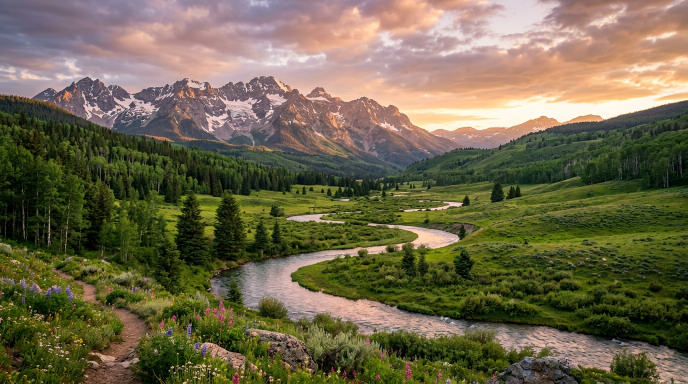
#> input picture screenshots/cover_art.png, 1376 x 768 px (shown at 1/2 size)
$ python demo.py
#> lines starting #> are read from the running program, lines starting #| are printed output that depends on the picture
### stegonexus/core/text_hiding.py
"""
Module 04 - Text Hiding: LSB with Key (Python implementation)
=============================================================
Required operations:
  Hiding/Encoding    : Cover Text + Secret Message + Key
                       -> LSB Encoding -> Stego Text
  Extraction/Decoding: Stego Text + Key
                       -> LSB Decoding -> Original Secret Message

Design (classic text-LSB, key-controlled):
  1. The secret message is XOR-encrypted with a keystream derived from the
     Key (PBKDF2-HMAC-SHA256) and length-prefixed with a format MAGIC.
  2. Bits are hidden in the Least Significant Bit of eligible Unicode
     code-points of the cover text (shift=0), or in the second-to-last bit
     (shift=1, survives ASCII-only printers).
  3. The Key also drives a deterministic permutation (Fisher-Yates seeded
     from the derived key) of the carrier positions: without the key the
     LSB stream is a pseudo-random sequence and cannot be reassembled.

Security note: teaching implementation of the classic Text-LSB method.
"""

from __future__ import annotations

import hashlib
import random as _random
from typing import List, Tuple

MAX_SECRET_BYTES = 4096
MAGIC = b"SNX1"                       # StegoNexus v1 text stego marker
_SURROGATE_LO, _SURROGATE_HI = 0xD800, 0xDFFF


# ----------------------------------------------------------------------- #
# Key derivation + stream cipher
# ----------------------------------------------------------------------- #
def derive_key(key: str, salt: bytes = b"StegoNexus-TextLSB", iterations: int = 100_000,
               length: int = 64) -> bytes:
    """PBKDF2-HMAC-SHA256 keystream derived from the user's Key."""
    return hashlib.pbkdf2_hmac("sha256", key.encode("utf-8"), salt, iterations, dklen=length)


def xor_crypt(data: bytes, keystream: bytes) -> bytes:
    """XOR a buffer with the (repeating) keystream."""
    if not keystream:
        return data
    return bytes(b ^ keystream[i % len(keystream)] for i, b in enumerate(data))


# ----------------------------------------------------------------------- #
# Bit helpers
# ----------------------------------------------------------------------- #
def bytes_to_bits(data: bytes) -> List[int]:
    return [(b >> shift) & 1 for b in data for shift in range(7, -1, -1)]


def bits_to_bytes(bits: List[int]) -> bytes:
    out = bytearray()
    for i in range(0, len(bits) - 7, 8):
        byte = 0
        for b in bits[i:i + 8]:
            byte = (byte << 1) | b
        out.append(byte)
    return bytes(out)


# ----------------------------------------------------------------------- #
# Carrier eligibility (must be identical in encode and decode)
# ----------------------------------------------------------------------- #
def _carrier_indices(text: str, shift: int) -> List[int]:
    """
    Character positions that are safe to touch:
      - code point >= 0x20 (printable / no C0 controls)
      - not DEL (0x7F)
      - not a UTF-16 surrogate
      - flipping the bit at `shift` keeps the code point inside a printable
        band (>= 0x20).
    """
    idx: List[int] = []
    for i, ch in enumerate(text):
        code = ord(ch)
        if code < 0x20 or code == 0x7F:
            continue
        if _SURROGATE_LO <= code <= _SURROGATE_HI:
            continue
        flipped = (code & ~(1 << shift)) | ((code >> shift) & 1 ^ 1) << shift
        # ensure resulting plane does not fall below the printable band
        if flipped < 0x20 and flipped != code:
            continue
        idx.append(i)
    return idx


def _permutation_indices(n: int, seed: bytes) -> List[int]:
    """Deterministic permutation of n carrier positions (seeded by the key)."""
    rng = _random.Random(seed)
    idx = list(range(n))
    for i in range(n - 1, 0, -1):
        j = rng.randint(0, i)
        idx[i], idx[j] = idx[j], idx[i]
    return idx


# ----------------------------------------------------------------------- #
# Encoding / decoding
# ----------------------------------------------------------------------- #
def encode(cover_text: str, secret_message: str, key: str,
           shift: int = 0) -> Tuple[str, dict]:
    """Cover Text + Secret Message + Key -> LSB Encoding -> Stego Text."""
    if not cover_text:
        raise ValueError("Cover text must not be empty")
    secret = secret_message.encode("utf-8")
    if len(secret) > MAX_SECRET_BYTES:
        raise ValueError(f"Secret message too large (max {MAX_SECRET_BYTES} bytes)")
    if not key:
        raise ValueError("A Key is required (hiding without a key is not permitted)")

    ks = derive_key(key)
    payload = MAGIC + len(secret).to_bytes(4, "big") + xor_crypt(secret, ks)
    bits = bytes_to_bits(payload)

    carriers = _carrier_indices(cover_text, shift)
    if len(carriers) < len(bits):
        raise ValueError(
            f"Cover text too short: need {len(bits)} bits, cover provides "
            f"{len(carriers)} usable characters")
    order = _permutation_indices(len(carriers), ks[:16])

    chars = list(cover_text)
    for bit_pos, carrier_pos in enumerate(order[:len(bits)]):
        pos = carriers[carrier_pos]
        code = ord(chars[pos])
        chars[pos] = chr((code & ~(1 << shift)) | (bits[bit_pos] << shift))

    meta = {
        "method": "Text LSB (LSB of Unicode code points) + keyed permutation",
        "key_derivation": "PBKDF2-HMAC-SHA256 (100000 iters, 64-byte keystream)",
        "cipher": "XOR keystream, then LSB embedding",
        "payload_bits": len(bits),
        "payload_bytes": len(payload),
        "secret_bytes": len(secret),
        "cover_chars": len(cover_text),
        "used_carriers": len(carriers),
        "shift": shift,
    }
    return "".join(chars), meta


def decode(stego_text: str, key: str, shift: int = 0) -> Tuple[str, dict]:
    """Stego Text + Key -> LSB Decoding -> Original Secret Message."""
    if not key:
        raise ValueError("A Key is required to extract the hidden message")
    if not stego_text:
        raise ValueError("Stego text must not be empty")

    ks = derive_key(key)
    carriers = _carrier_indices(stego_text, shift)
    order = _permutation_indices(len(carriers), ks[:16])

    # phase 1: read magic + 4-byte length (64 bits) using the keyed order
    first_bits: List[int] = []
    for carrier_pos in order:
        if len(first_bits) >= 64:
            break
        pos = carriers[carrier_pos]
        first_bits.append((ord(stego_text[pos]) >> shift) & 1)
    header = bits_to_bytes(first_bits)
    if len(header) < 8 or header[:4] != MAGIC:
        raise ValueError(
            "No StegoNexus payload found. Wrong Key, wrong text, or the "
            "text was re-encoded (line breaks / HTML) after hiding.")
    total = 8 + int.from_bytes(header[4:8], "big")

    # phase 2: read the remaining (total*8 - 64) bits
    rest_bits: List[int] = []
    for carrier_pos in order[64:]:
        if len(rest_bits) >= total * 8 - 64:
            break
        pos = carriers[carrier_pos]
        rest_bits.append((ord(stego_text[pos]) >> shift) & 1)

    raw = bits_to_bytes(first_bits + rest_bits)
    secret = xor_crypt(raw[8:total], ks)
    meta = {
        "method": "Text LSB extraction (keyed permutation)",
        "recovered_bytes": len(secret),
        "magic_valid": True,
    }
    return secret.decode("utf-8", errors="replace"), meta


def encode_to_text(cover_text: str, secret_message: str, key: str) -> str:
    stego, _ = encode(cover_text, secret_message, key)
    return stego


def decode_from_text(stego_text: str, key: str) -> str:
    plain, _ = decode(stego_text, key)
    return plain


__all__ = ["encode", "decode", "encode_to_text", "decode_from_text",
           "derive_key", "xor_crypt", "bytes_to_bits", "bits_to_bytes",
           "MAX_SECRET_BYTES", "MAGIC"]

### stegonexus/core/hashing.py
"""
Module 03 - Hashing & Integrity
===============================
Required: MD5, SHA-1, SHA-256, SHA-512.
Provides hash computation for files and buffers, dual-file comparison,
integrity manifests and the report-friendly output used by the Dashboard.
"""

from __future__ import annotations

import hashlib
import json
import os
from dataclasses import dataclass, field
from typing import Callable, Dict, List, Optional

ALGORITHMS: Dict[str, Callable[[bytes], "hashlib._Hash"]] = {
    "MD5": hashlib.md5,
    "SHA-1": hashlib.sha1,
    "SHA-256": hashlib.sha256,
    "SHA-512": hashlib.sha512,
}

CHUNK = 1024 * 1024  # 1 MiB


@dataclass
class HashResult:
    """Result of hashing one file (or a buffer)."""

    target: str                 # file path or "<buffer>"
    algorithm: str
    digest: str
    size_bytes: int = 0
    elapsed_s: float = 0.0

    # [8 lines left out: function to_dict, not called in this run]

    def __str__(self) -> str:
        return f"{self.algorithm:<7} {self.digest}  {self.target}"


# [9 lines left out: function hash_buffer, not called in this run]


def hash_file(path: str, algorithms: Optional[List[str]] = None) -> List[HashResult]:
    """Hash a file with the requested algorithms (streamed, low memory)."""
    names = algorithms or list(ALGORITHMS)
    results: List[HashResult] = []
    size = os.path.getsize(path)
    for name in names:
        if name not in ALGORITHMS:
            raise ValueError(f"Unsupported algorithm: {name}")
        h = ALGORITHMS[name]()
        with open(path, "rb") as f:
            while True:
                block = f.read(CHUNK)
                if not block:
                    break
                h.update(block)
        results.append(HashResult(target=path, algorithm=name, digest=h.hexdigest(), size_bytes=size))
    return results


# [59 lines left out: functions compare_files, generate_manifest, verify_manifest, not called in this run]

### stegonexus/core/image_stego.py
"""
Module 05b - Image Hiding: CyberHide-style AES-LSB (pure Python)
================================================================
Implements the same contract as the Steghide module (embed / extract /
info) in pure Python, so StegoNexus keeps working even when `steghide`
is not installed on the host (it is the Kali fallback module).

Method (CyberHide-style):
  * Secret file is encrypted with AES-256-CBC (PyCryptodome) using a key
    derived from the password (PBKDF2-HMAC-SHA256, 100k iterations).
  * A small authenticated header (MAGIC + IV + length + HMAC) is added.
  * Bits of the payload are *permuted* by a keyed PRNG (seeded from the
    derived key) and hidden in the Least Significant Bits of the RGB(A)
    channels of a lossless image (PNG / BMP / TIFF).

  Hiding    : Image + Secret File + Password -> Stego Image (PNG)
  Extraction: Stego Image + Password -> Original Secret File
  Forensics : probe() detects the SnexyMagIC marker without the password.
"""

from __future__ import annotations

import hashlib
import hmac
import io
import os
import random as _random
from typing import List, Optional, Tuple

from PIL import Image

try:  # AES hardware/software encryption
    from Crypto.Cipher import AES
    from Crypto.Util.Padding import pad, unpad
    _HAVE_CRYPTO = True
except Exception:  # pragma: no cover - fallback path
    _HAVE_CRYPTO = False

from stegonexus.core.text_hiding import xor_crypt  # fallback cipher when no pycryptodome

MAGIC = b"SNXI"                 # StegoNexus CyberHide-style marker
VERSION = 1
MAX_CHANNELS_PER_PIXEL = 4


# ------------------------------------------------------------------------ #
# Key / cipher helpers
# ------------------------------------------------------------------------ #
def derive_key(password: str, salt: bytes = b"StegoNexus-CyberHide",
               iterations: int = 100_000) -> bytes:
    return hashlib.pbkdf2_hmac("sha256", password.encode("utf-8"), salt,
                               iterations, dklen=32)


def _build_payload(secret: bytes, password: str) -> bytes:
    """Encrypt + authenticate a secret file into the stego payload."""
    if _HAVE_CRYPTO:
        key = derive_key(password)
        iv = os.urandom(16)
        cipher = AES.new(key, AES.MODE_CBC, iv)
        ct = cipher.encrypt(pad(secret, AES.block_size))
        mac = hmac.new(key, iv + ct, hashlib.sha256).digest()[:16]
        total = 4 + 1 + 16 + 4 + 16 + len(ct)     # full payload length
        payload = MAGIC + bytes([VERSION]) + iv + total.to_bytes(4, "big") + mac + ct
        return payload
    # reduced-security fallback (XOR keystream) - still key-protected
    ks = derive_key(password, b"StegoNexus-CyberHide-XOR", 50_000)
    body = xor_crypt(secret, ks)
    total = 4 + 1 + 16 + 4 + len(body)            # full payload length
    return MAGIC + bytes([VERSION | 0x80]) + b"\x00" * 16 + total.to_bytes(4, "big") + body


# [59 lines left out: functions _parse_payload, _channel_bit_stream, _set_channel_bits, not called in this run]


def _bytes_to_bits(data: bytes) -> List[int]:
    return [(b >> s) & 1 for b in data for s in range(7, -1, -1)]


# [8 lines left out: function _bits_to_bytes, not called in this run]


# ------------------------------------------------------------------------ #
# Public API
# ------------------------------------------------------------------------ #
def embed_cyberhide(image_path: str, secret_path: str, password: str,
                    output_path: Optional[str] = None) -> dict:
    """Image + Secret File + Password -> Stego Image (lossless PNG)."""
    if not password:
        raise ValueError("A password is required")
    if not os.path.exists(image_path):
        raise FileNotFoundError(image_path)
    if not os.path.exists(secret_path):
        raise FileNotFoundError(secret_path)

    secret = open(secret_path, "rb").read()
    payload = _build_payload(secret, password)
    bits = _bytes_to_bits(payload)

    img = Image.open(image_path).convert("RGB")
    w, h = img.size
    pixels = list(img.getdata())
    capacity = len(pixels) * 3
    if len(bits) > capacity:
        raise ValueError(
            f"Secret too large: need {len(bits)} bits, image capacity "
            f"{capacity} bits (RGB LSB). Use a bigger image.")

    key = derive_key(password)
    stego_pixels = _set_channel_bits(pixels, bits, key[:16])
    stego_img = Image.new("RGB", (w, h))
    stego_img.putdata(stego_pixels)

    out = output_path or os.path.join(
        os.path.dirname(os.path.abspath(image_path)),
        os.path.splitext(os.path.basename(image_path))[0] + "_stego.png")
    stego_img.save(out, "PNG")

    return {
        "tool": "cyberhide", "ok": True,
        "cipher": "AES-256-CBC + HMAC-SHA256" if _HAVE_CRYPTO else "XOR keystream (fallback)",
        "stego_image": out,
        "image_size": f"{w}x{h}",
        "capacity_bits": capacity,
        "payload_bits": len(bits),
        "payload_bytes": len(payload),
        "secret_bytes": len(secret),
        "embed_ratio_pct": round(100.0 * len(bits) / capacity, 2),
    }


# [102 lines left out: functions extract_cyberhide, probe_cyberhide, capacity, not called in this run]


__all__ = ["embed_cyberhide", "extract_cyberhide", "probe_cyberhide",
           "capacity", "derive_key", "MAGIC"]

### stegonexus/core/image_steghide.py
"""
Module 05a - Image Hiding: Steghide (+ CyberHide-style AES-LSB integration)
==========================================================================
Required (from the project sheet):
  Hiding     : Image + Secret File + Password -> Steghide -> Stego Image
  Extraction : Stego Image + Password -> Steghide -> Original Secret File
  plus CyberHide integration (AES-encrypted LSB hiding in images).

This module wraps `steghide` when it is installed (Kali: apt install
steghide) *and* provides a pure-Python fallback implementing the same
contract (embed/extract/info) so the Dashboard works everywhere.
"""

from __future__ import annotations

import json
import os
import re
import shutil
import subprocess
from typing import Optional, Tuple

from stegonexus.core import image_stego  # pure-Python fallback + CyberHide mode


# ----------------------------------------------------------------------- #
# External tool detection
# ----------------------------------------------------------------------- #
def steghide_available() -> bool:
    return shutil.which("steghide") is not None


def _run(cmd: list, timeout: int = 300) -> subprocess.CompletedProcess:
    return subprocess.run(cmd, capture_output=True, text=True, timeout=timeout)


# ----------------------------------------------------------------------- #
# Primary API used by the Dashboard
# ----------------------------------------------------------------------- #
# [135 lines left out: functions embed, extract, info, _steghide_embed, _steghide_extract, _steghide_info and 2 more, not called in this run]

### demo.py
#!/usr/bin/env python3
"""
StegoNexus live demo — executes every module and materialises the outputs
in ./demo_output/: stego images, stego audio + spectrogram/waveform PNGs,
a covert PCAP, a stego MKV, and a complete Case with reports & logs.
Run:  python demo.py
"""

from __future__ import annotations

import os
import shutil
import subprocess
import sys

import numpy as np

sys.path.insert(0, os.path.dirname(os.path.abspath(__file__)))

from stegonexus import core
from stegonexus.case.manager import CaseManager

OUT = os.path.join(os.path.dirname(os.path.abspath(__file__)), "demo_output")
KEY = "StegoNexus-Demo-Key-2026"


def wav(path, seconds=3.0, freq=440.0, rate=44100, amp=0.3, quiet=False):
    import wave
    t = np.linspace(0, seconds, int(rate * seconds), endpoint=False)
    s = (amp * 32767 * np.sin(2 * np.pi * freq * t)).astype(np.int16)
    with wave.open(path, "wb") as w:
        w.setnchannels(1); w.setsampwidth(2); w.setframerate(rate)
        w.writeframes(s.tobytes())


def png(path, w=520, h=360, seed=21):
    """Photo-like cover: the AI art image when available (realistic entropy),
    else a smooth gradient. Keeps forensic flags meaningful."""
#> called with path = 'demo_output/cover_photo.png', w = 520, h = 360, seed = 21
    from PIL import Image
    art = os.path.join(os.path.dirname(os.path.abspath(__file__)),
                       "screenshots", "cover_art.png")
    if os.path.exists(art):
        im = Image.open(art).convert("RGB")
#> im is the input picture: PIL image 1376x768 RGB; mean R, G, B 111, 103.2, 76.1
        cx, cy = im.size[0] // 2, im.size[1] // 2
        im = im.crop((max(0, cx - w // 2), max(0, cy - h // 2),
                      min(im.size[0], cx + w // 2), min(im.size[1], cy + h // 2)))
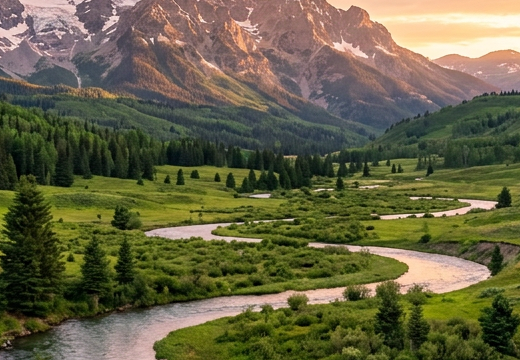
#> im: PIL image 520x360 RGB; mean R, G, B 101.9, 98.5, 68.6
        im = im.resize((w, h), Image.LANCZOS)
        im.save(path)
        return
    x = np.linspace(0, 2 * np.pi, w)
    y = np.linspace(0, 2 * np.pi, h)
    X, Y = np.meshgrid(x, y)
    r = 118 + 70 * np.sin(X + seed / 7.0) + 40 * np.sin(2 * X + Y)
    g = 118 + 70 * np.cos(Y + seed / 5.0) + 40 * np.cos(X + 2 * Y)
    b = 118 + 70 * np.sin((X + Y) / 1.6 + seed / 3.0) + 30 * np.cos(X - Y)
    arr = np.clip(np.stack([r, g, b], axis=-1), 0, 255).astype(np.uint8)
    Image.fromarray(arr, "RGB").save(path)


def main():
    shutil.rmtree(OUT, ignore_errors=True)
    os.makedirs(OUT)
    print("StegoNexus DEMO ->", OUT)

    # content -----------------------------------------------------------------
    secret_txt = os.path.join(OUT, "secret_document.txt")
    secret_bin = os.path.join(OUT, "secret_payload.bin")
    open(secret_txt, "w").write(
        "TOP SECRET — StegoNexus demo message\n"
        "The rendezvous point is 15.9430°N, 48.7890°E. Code name: HIDDEN-FALCON.")
    open(secret_bin, "wb").write(b"\x00\x01\x02SNX-PAYLOAD\xfe\xff" * 6)

    cover_png = os.path.join(OUT, "cover_photo.png")
    cover_jpg = os.path.join(OUT, "cover_photo.jpg")
    cover_wav = os.path.join(OUT, "cover_song.wav")
    quiet_wav = os.path.join(OUT, "cover_quiet.wav")
    png(cover_png)
    from PIL import Image
    Image.open(cover_png).save(cover_jpg, "JPEG", quality=95)
    wav(cover_wav)
    wav(quiet_wav, seconds=4.0, freq=220.0, amp=0.15)
#> (the rest of the program and of its run is left out)
